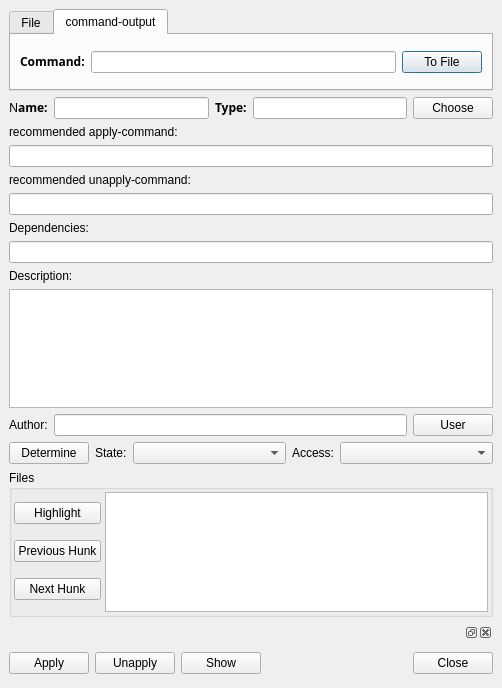
<ui version="4.0" >
 <class>EditPatch</class>
 <widget class="QDialog" name="EditPatch" >
  <property name="geometry" >
   <rect>
    <x>0</x>
    <y>0</y>
    <width>502</width>
    <height>688</height>
   </rect>
  </property>
  <property name="windowTitle" >
   <string>Edit Patch</string>
  </property>
  <layout class="QGridLayout" >
   <property name="margin" >
    <number>9</number>
   </property>
   <property name="spacing" >
    <number>6</number>
   </property>
   <item row="0" column="0" >
    <widget class="QTabWidget" name="tabWidget" >
     <property name="currentIndex" >
      <number>1</number>
     </property>
     <widget class="QWidget" name="fileTab" >
      <attribute name="title" >
       <string>File</string>
      </attribute>
      <layout class="QGridLayout" >
       <property name="margin" >
        <number>9</number>
       </property>
       <property name="spacing" >
        <number>6</number>
       </property>
       <item row="1" column="0" colspan="2" >
        <widget class="QLabel" name="mimetype" >
         <property name="text" >
          <string/>
         </property>
        </widget>
       </item>
       <item row="0" column="0" >
        <widget class="QLabel" name="label_2" >
         <property name="text" >
          <string>&lt;html>&lt;head>&lt;meta name="qrichtext" content="1" />&lt;/head>&lt;body style=" white-space: pre-wrap; font-family:Sans Serif; font-size:9pt; font-weight:400; font-style:normal; text-decoration:none;">&lt;p style=" margin-top:0px; margin-bottom:0px; margin-left:0px; margin-right:0px; -qt-block-indent:0; text-indent:0px;">&lt;span style=" font-weight:600;">File:&lt;/span>&lt;/p>&lt;/body>&lt;/html></string>
         </property>
        </widget>
       </item>
       <item row="0" column="1" >
        <widget class="KUrlRequester" name="filename" />
       </item>
      </layout>
     </widget>
     <widget class="QWidget" name="commandTab" >
      <attribute name="title" >
       <string>command-output</string>
      </attribute>
      <layout class="QGridLayout" >
       <property name="margin" >
        <number>9</number>
       </property>
       <property name="spacing" >
        <number>6</number>
       </property>
       <item row="0" column="0" >
        <layout class="QHBoxLayout" >
         <property name="margin" >
          <number>0</number>
         </property>
         <property name="spacing" >
          <number>6</number>
         </property>
         <item>
          <widget class="QLabel" name="label_9" >
           <property name="text" >
            <string>&lt;html>&lt;head>&lt;meta name="qrichtext" content="1" />&lt;/head>&lt;body style=" white-space: pre-wrap; font-family:Sans Serif; font-size:9pt; font-weight:400; font-style:normal; text-decoration:none;">&lt;p style=" margin-top:0px; margin-bottom:0px; margin-left:0px; margin-right:0px; -qt-block-indent:0; text-indent:0px;">&lt;span style=" font-weight:600;">Command:&lt;/span>&lt;/p>&lt;/body>&lt;/html></string>
           </property>
          </widget>
         </item>
         <item>
          <widget class="QLineEdit" name="command" />
         </item>
         <item>
          <widget class="QPushButton" name="commandToFile" >
           <property name="sizePolicy" >
            <sizepolicy>
             <hsizetype>4</hsizetype>
             <vsizetype>0</vsizetype>
             <horstretch>0</horstretch>
             <verstretch>0</verstretch>
            </sizepolicy>
           </property>
           <property name="text" >
            <string>To File</string>
           </property>
          </widget>
         </item>
        </layout>
       </item>
      </layout>
     </widget>
    </widget>
   </item>
   <item row="12" column="0" >
    <widget class="QGroupBox" name="filesGroup" >
     <property name="title" >
      <string>Files</string>
     </property>
     <layout class="QGridLayout" >
      <property name="margin" >
       <number>2</number>
      </property>
      <property name="spacing" >
       <number>4</number>
      </property>
      <item row="0" column="1" >
       <widget class="QListView" name="filesList" >
        <property name="editTriggers" >
         <set>QAbstractItemView::NoEditTriggers</set>
        </property>
       </widget>
      </item>
      <item row="0" column="0" >
       <layout class="QVBoxLayout" >
        <property name="margin" >
         <number>0</number>
        </property>
        <property name="spacing" >
         <number>6</number>
        </property>
        <item>
         <widget class="QPushButton" name="highlightFiles" >
          <property name="sizePolicy" >
           <sizepolicy>
            <hsizetype>5</hsizetype>
            <vsizetype>0</vsizetype>
            <horstretch>0</horstretch>
            <verstretch>0</verstretch>
           </sizepolicy>
          </property>
          <property name="text" >
           <string>Highlight</string>
          </property>
         </widget>
        </item>
        <item>
         <widget class="QPushButton" name="previousHunk" >
          <property name="sizePolicy" >
           <sizepolicy>
            <hsizetype>5</hsizetype>
            <vsizetype>0</vsizetype>
            <horstretch>0</horstretch>
            <verstretch>0</verstretch>
           </sizepolicy>
          </property>
          <property name="text" >
           <string>Previous Hunk</string>
          </property>
         </widget>
        </item>
        <item>
         <widget class="QPushButton" name="nextHunk" >
          <property name="sizePolicy" >
           <sizepolicy>
            <hsizetype>5</hsizetype>
            <vsizetype>0</vsizetype>
            <horstretch>0</horstretch>
            <verstretch>0</verstretch>
           </sizepolicy>
          </property>
          <property name="text" >
           <string>Next Hunk</string>
          </property>
         </widget>
        </item>
       </layout>
      </item>
     </layout>
    </widget>
   </item>
   <item row="10" column="0" >
    <layout class="QHBoxLayout" >
     <property name="margin" >
      <number>0</number>
     </property>
     <property name="spacing" >
      <number>6</number>
     </property>
     <item>
      <widget class="QLabel" name="label_11" >
       <property name="text" >
        <string>Author:</string>
       </property>
      </widget>
     </item>
     <item>
      <widget class="QLineEdit" name="author" />
     </item>
     <item>
      <widget class="QPushButton" name="userButton" >
       <property name="text" >
        <string>User</string>
       </property>
      </widget>
     </item>
    </layout>
   </item>
   <item row="11" column="0" >
    <layout class="QHBoxLayout" >
     <property name="margin" >
      <number>0</number>
     </property>
     <property name="spacing" >
      <number>6</number>
     </property>
     <item>
      <widget class="QPushButton" name="determineState" >
       <property name="sizePolicy" >
        <sizepolicy>
         <hsizetype>4</hsizetype>
         <vsizetype>0</vsizetype>
         <horstretch>0</horstretch>
         <verstretch>0</verstretch>
        </sizepolicy>
       </property>
       <property name="text" >
        <string>Determine</string>
       </property>
      </widget>
     </item>
     <item>
      <widget class="QLabel" name="label_10" >
       <property name="sizePolicy" >
        <sizepolicy>
         <hsizetype>4</hsizetype>
         <vsizetype>5</vsizetype>
         <horstretch>0</horstretch>
         <verstretch>0</verstretch>
        </sizepolicy>
       </property>
       <property name="text" >
        <string>State:</string>
       </property>
      </widget>
     </item>
     <item>
      <widget class="QComboBox" name="state" />
     </item>
     <item>
      <widget class="QLabel" name="label" >
       <property name="sizePolicy" >
        <sizepolicy>
         <hsizetype>4</hsizetype>
         <vsizetype>5</vsizetype>
         <horstretch>0</horstretch>
         <verstretch>0</verstretch>
        </sizepolicy>
       </property>
       <property name="text" >
        <string>Access:</string>
       </property>
      </widget>
     </item>
     <item>
      <widget class="KComboBox" name="accessRights" />
     </item>
    </layout>
   </item>
   <item row="9" column="0" >
    <widget class="QTextEdit" name="description" />
   </item>
   <item row="4" column="0" >
    <widget class="QLabel" name="label_6" >
     <property name="text" >
      <string>recommended unapply-command:</string>
     </property>
    </widget>
   </item>
   <item row="5" column="0" >
    <widget class="QLineEdit" name="unapplyCommand" />
   </item>
   <item row="6" column="0" >
    <widget class="QLabel" name="label_7" >
     <property name="text" >
      <string>Dependencies:</string>
     </property>
    </widget>
   </item>
   <item row="3" column="0" >
    <widget class="QLineEdit" name="applyCommand" />
   </item>
   <item row="2" column="0" >
    <widget class="QLabel" name="label_5" >
     <property name="text" >
      <string>recommended apply-command:</string>
     </property>
    </widget>
   </item>
   <item row="1" column="0" >
    <layout class="QHBoxLayout" >
     <property name="margin" >
      <number>0</number>
     </property>
     <property name="spacing" >
      <number>6</number>
     </property>
     <item>
      <widget class="QLabel" name="label_8" >
       <property name="text" >
        <string>&lt;html>&lt;head>&lt;meta name="qrichtext" content="1" />&lt;/head>&lt;body style=" white-space: pre-wrap; font-family:Sans Serif; font-size:9pt; font-weight:400; font-style:normal; text-decoration:none;">&lt;p style=" margin-top:0px; margin-bottom:0px; margin-left:0px; margin-right:0px; -qt-block-indent:0; text-indent:0px;">N&lt;span style=" font-weight:600;">ame:&lt;/span>&lt;/p>&lt;/body>&lt;/html></string>
       </property>
      </widget>
     </item>
     <item>
      <widget class="QLineEdit" name="name" />
     </item>
     <item>
      <widget class="QLabel" name="label_3" >
       <property name="text" >
        <string>&lt;html>&lt;head>&lt;meta name="qrichtext" content="1" />&lt;/head>&lt;body style=" white-space: pre-wrap; font-family:Sans Serif; font-size:9pt; font-weight:400; font-style:normal; text-decoration:none;">&lt;p style=" margin-top:0px; margin-bottom:0px; margin-left:0px; margin-right:0px; -qt-block-indent:0; text-indent:0px;">&lt;span style=" font-weight:600;">Type:&lt;/span>&lt;/p>&lt;/body>&lt;/html></string>
       </property>
      </widget>
     </item>
     <item>
      <widget class="QLineEdit" name="type" />
     </item>
     <item>
      <widget class="QPushButton" name="chooseType" >
       <property name="text" >
        <string>Choose</string>
       </property>
      </widget>
     </item>
    </layout>
   </item>
   <item row="8" column="0" >
    <widget class="QLabel" name="label_4" >
     <property name="text" >
      <string>Description:</string>
     </property>
    </widget>
   </item>
   <item row="7" column="0" >
    <widget class="QLineEdit" name="dependencies" />
   </item>
   <item row="13" column="0" >
    <widget class="QDockWidget" name="konsoleDock" >
     <property name="features" >
      <set>QDockWidget::AllDockWidgetFeatures</set>
     </property>
     <widget class="QWidget" name="dockWidgetContents" />
    </widget>
   </item>
   <item row="14" column="0" >
    <layout class="QHBoxLayout" >
     <property name="margin" >
      <number>0</number>
     </property>
     <property name="spacing" >
      <number>6</number>
     </property>
     <item>
      <widget class="QPushButton" name="applyButton" >
       <property name="text" >
        <string>Apply</string>
       </property>
      </widget>
     </item>
     <item>
      <widget class="QPushButton" name="unApplyButton" >
       <property name="text" >
        <string>Unapply</string>
       </property>
      </widget>
     </item>
     <item>
      <widget class="QPushButton" name="showButton" >
       <property name="text" >
        <string>Show</string>
       </property>
      </widget>
     </item>
     <item>
      <spacer>
       <property name="orientation" >
        <enum>Qt::Horizontal</enum>
       </property>
       <property name="sizeHint" >
        <size>
         <width>40</width>
         <height>31</height>
        </size>
       </property>
      </spacer>
     </item>
     <item>
      <widget class="QPushButton" name="okButton" >
       <property name="text" >
        <string>Close</string>
       </property>
      </widget>
     </item>
    </layout>
   </item>
  </layout>
 </widget>
 <customwidgets>
  <customwidget>
   <class>KUrlRequester</class>
   <extends>QFrame</extends>
   <header>kurlrequester.h</header>
  </customwidget>
  <customwidget>
   <class>KComboBox</class>
   <extends>QComboBox</extends>
   <header>kcombobox.h</header>
  </customwidget>
 </customwidgets>
 <resources/>
 <connections>
  <connection>
   <sender>okButton</sender>
   <signal>clicked()</signal>
   <receiver>EditPatch</receiver>
   <slot>accept()</slot>
   <hints>
    <hint type="sourcelabel" >
     <x>278</x>
     <y>253</y>
    </hint>
    <hint type="destinationlabel" >
     <x>96</x>
     <y>254</y>
    </hint>
   </hints>
  </connection>
 </connections>
</ui>
